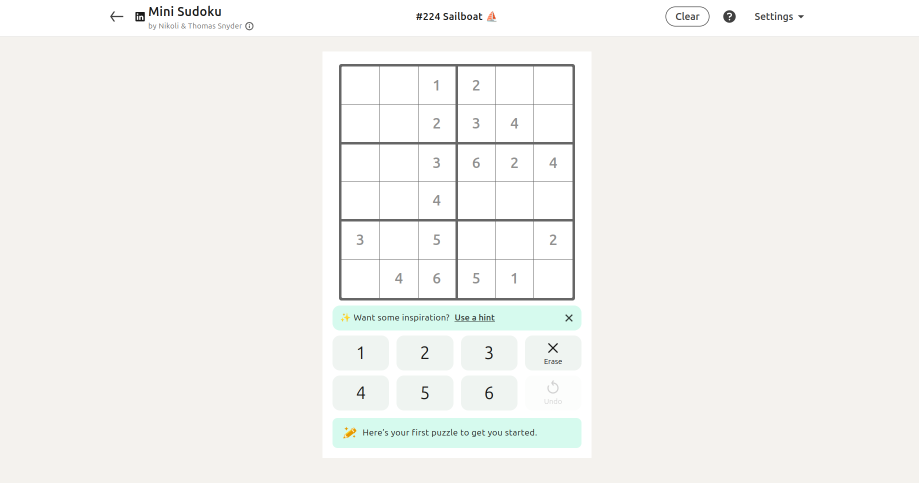
#> input picture games/sudoku_solver/examples/sample1.png, 1838 x 965 px (shown at 1/2 size); its folder holds only this picture in this run
$ python main.py examples/sample1.png
#> lines starting #> are read from the running program, lines starting #| are printed output that depends on the picture; after the words box and inside, x2 and y2 are one past the last pixel; in counts of white or black regions, pixels touching at a corner belong together
### games/sudoku_solver/src/image_parser.py
from __future__ import annotations

import os
import random
import tempfile
from functools import lru_cache
from pathlib import Path
from typing import TypedDict

import cv2
import numpy as np
from PIL import Image, ImageDraw, ImageFont

from core.commons import BoardBBox, crop_board, external_contour_bbox_candidates, morphological_line_projections
from core.vision import DistanceWeightedKnn, extract_line_groups, select_regular_line_subset
from core.ocr_fonts import font_fingerprint, ocr_font_paths


BOARD_SIZE = 6
GRID_LINE_COUNT = BOARD_SIZE + 1
OCR_INPUT_SIZE = 28
OCR_MIN_CONFIDENCE = 0.52
OCR_STRONG_CONFIDENCE = 0.78


class _DigitCandidate(TypedDict):
    value: int
    confidence: float


class _FixedCell(TypedDict):
    row: int
    col: int
    value: int
    confidence: float
    overlay_ratio: float
    candidates: list[_DigitCandidate]


class _OcrStats(TypedDict):
    fixed_count: int
    avg_confidence: float
    min_confidence: float
    uncertain_count: int
    overlay_cell_count: int


class _GridLinesPayload(TypedDict):
    rows: list[int]
    cols: list[int]


class _BoardBBoxPayload(TypedDict):
    x: int
    y: int
    width: int
    height: int


class _ParsedSudokuBoard(TypedDict):
    board: list[list[int]]
    fixed_cells: list[_FixedCell]
    ocr: _OcrStats
    board_bbox: _BoardBBoxPayload
    grid_lines: _GridLinesPayload


class _MiniSudokuOcr:
    def __init__(self) -> None:
        self._model = self._train_model()

    def predict(self, normalized_digit: np.ndarray) -> tuple[int, float, list[tuple[int, float]]]:
        feature = normalized_digit.reshape(1, -1).astype(np.float32)
        probabilities = self._model.predict_proba(feature)[0]
        classes = self._model.classes_

        ranked_indices = np.argsort(probabilities)[::-1]
        ranked = [(int(classes[index]), float(probabilities[index])) for index in ranked_indices]

        best_digit, best_confidence = ranked[0]
        return best_digit, best_confidence, ranked

    def _train_model(self) -> DistanceWeightedKnn:
        features, labels = self._load_or_build_training_dataset()
        return DistanceWeightedKnn(np.asarray(features), np.asarray(labels), n_neighbors=3)

    def _load_or_build_training_dataset(self) -> tuple[list[np.ndarray], list[int]]:
        cache_path = self._dataset_cache_path()
        if cache_path.exists():
            try:
                cached = np.load(cache_path)
                cached_features = cached["features"].astype(np.float32)
                cached_labels = cached["labels"].astype(np.int32)
                if cached_features.ndim == 2 and len(cached_features) == len(cached_labels) and len(cached_labels) > 0:
                    return [row for row in cached_features], [int(value) for value in cached_labels.tolist()]
            except (OSError, ValueError, KeyError, EOFError):
                cache_path.unlink(missing_ok=True)

        rng = random.Random(1337)
        np_rng = np.random.default_rng(1337)
        features: list[np.ndarray] = []
        labels: list[int] = []

        font_paths = self._candidate_font_paths()

        for digit in range(1, BOARD_SIZE + 1):
            for font_path in font_paths:
                for font_size in (24, 28, 32, 36):
                    try:
                        font = ImageFont.truetype(font_path, font_size)
                    except OSError:
                        continue

                    for _ in range(7):
                        rendered = self._render_digit_canvas(digit, font, rng, np_rng)
                        normalized = _normalize_digit_mask(rendered)
                        if normalized is None:
                            continue

                        features.append(normalized.reshape(-1).astype(np.float32))
                        labels.append(digit)
#> this loop made 6 passes
#> pass 1, in _render_digit_canvas, `image = np.array(canvas, dtype=np.uint8)`:
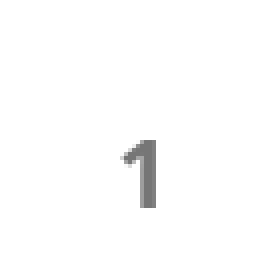
#> image: shape (64, 64) (shown 4 times larger); min 118, max 255, mean 252.5
#> pass 1, in _render_digit_canvas, `image = cv2.warpAffine(image, matrix, (64, 64), borderValue=(255.0, 25..`:
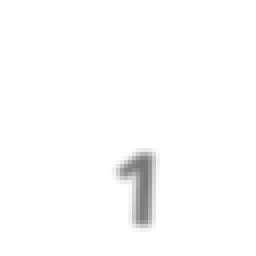
#> image: shape (64, 64) (shown 4 times larger); min 120, max 255, mean 252.2

        if not features:
            fallback_features, fallback_labels = self._build_fallback_dataset()
            features.extend(fallback_features)
            labels.extend(fallback_labels)

        try:
            cache_path.parent.mkdir(parents=True, exist_ok=True)
            np.savez_compressed(
                cache_path,
                features=np.asarray(features, dtype=np.float32),
                labels=np.asarray(labels, dtype=np.int32),
            )
        except OSError:
            pass

        return features, labels

    def _dataset_cache_path(self) -> Path:
        fingerprint = font_fingerprint(self._candidate_font_paths())
        return Path(tempfile.gettempdir()) / f"linkedin_puzzle_solvers_sudoku_ocr_v4_{fingerprint}.npz"

    def _candidate_font_paths(self) -> list[str]:
        patterns = [
            "/usr/share/fonts/truetype/msttcorefonts/*.ttf",
            "/usr/share/fonts/truetype/open-sans/*.ttf",
            "/usr/share/fonts/truetype/noto/NotoSans-*.ttf",
            "/usr/share/fonts/opentype/cantarell/*.otf",
            "/usr/share/fonts/truetype/paratype/PT*.ttf",
            "/usr/share/fonts/truetype/dejavu/DejaVuSans*.ttf",
        ]
        style_keywords = (
            "regular",
            "book",
            "roman",
            "medium",
            "caption",
            "verdana",
            "opensans",
            "noto",
            "cantarell",
            "dejavusans",
        )

        collected: list[str] = []
        for path in ocr_font_paths(patterns, ("NotoSans*.ttf", "DejaVuSans*.ttf")):
            filename = os.path.basename(path).lower()
            if any(keyword in filename for keyword in style_keywords):
                collected.append(path)

        unique_paths: list[str] = []
        seen: set[str] = set()
        for path in collected:
            if path in seen:
                continue
            seen.add(path)
            unique_paths.append(path)

        if unique_paths:
            return unique_paths[:16]

        return []

    def _render_digit_canvas(
        self,
        digit: int,
        font: ImageFont.ImageFont,
        rng: random.Random,
        np_rng: np.random.Generator,
    ) -> np.ndarray:
        canvas = Image.new("L", (64, 64), 255)
        draw = ImageDraw.Draw(canvas)

        text = str(digit)
        bbox = draw.textbbox((0, 0), text, font=font)
        text_width = bbox[2] - bbox[0]
        text_height = bbox[3] - bbox[1]

        x = (64 - text_width) // 2 + rng.randint(-5, 5)
        y = (64 - text_height) // 2 + rng.randint(-5, 5)
        fill = rng.randint(72, 150)

        draw.text((x, y), text, fill=fill, font=font)

        image = np.array(canvas, dtype=np.uint8)

        if rng.random() < 0.6:
            image = cv2.GaussianBlur(image, (3, 3), 0)

        if rng.random() < 0.35:
            noise = np_rng.normal(0, 6, image.shape).astype(np.int16)
            image = np.clip(image.astype(np.int16) + noise, 0, 255).astype(np.uint8)

        if rng.random() < 0.45:
            alpha = rng.uniform(0.9, 1.18)
            beta = rng.uniform(-22, 20)
            image = np.clip(image.astype(np.float32) * alpha + beta, 0, 255).astype(np.uint8)

        angle = rng.uniform(-8, 8)
        scale = rng.uniform(0.82, 1.2)
        matrix = cv2.getRotationMatrix2D((32, 32), angle, scale)
        matrix[:, 2] += [rng.uniform(-3, 3), rng.uniform(-3, 3)]
        image = cv2.warpAffine(image, matrix, (64, 64), borderValue=(255.0, 255.0, 255.0))

        return image

    # [18 lines left out: function _build_fallback_dataset, not called in this run]


@lru_cache(maxsize=1)
def _get_ocr_model() -> _MiniSudokuOcr:
    return _MiniSudokuOcr()


class MiniSudokuImageParser:
    def __init__(self) -> None:
        self._ocr = _get_ocr_model()

    def parse_image(self, image_path: str | Path) -> _ParsedSudokuBoard:
#> called with image_path = 'examples/sample1.png'
        path = Path(image_path)
        image = cv2.imread(str(path))
#> image is the input picture: shape (965, 1838, 3); mean B, G, R 239.8, 243, 243.2
        if image is None:
            raise ValueError(f"Could not load image: {path}")

        board_crop, bbox = self._extract_board_crop(image)
        row_lines, col_lines = self._detect_grid_lines(board_crop)
        board, fixed_cells, confidence_stats = self._parse_cells(board_crop, row_lines, col_lines)

        return {
            "board": board,
            "fixed_cells": fixed_cells,
            "ocr": confidence_stats,
            "board_bbox": bbox,
            "grid_lines": {
                "rows": row_lines,
                "cols": col_lines,
            },
        }

    def _extract_board_crop(self, image: np.ndarray) -> tuple[np.ndarray, dict[str, int]]:
        bbox = self._detect_board_bbox(image)
        if bbox is None:
            projection_bbox = self._detect_board_bbox_from_line_projections(image)
            if projection_bbox is not None:
                bbox = BoardBBox(*projection_bbox)

        if bbox is None:
            bbox = BoardBBox.full_image(image)

        trim = max(1, int(min(bbox.width, bbox.height) * 0.003))
        cropped = crop_board(image, bbox, inset_pixels=trim, min_width=120, min_height=120)
        if cropped is None:
            raise ValueError("Detected board area is too small.")

        crop, actual_bbox = cropped
        return crop, actual_bbox.to_payload()

    def _detect_board_bbox(self, image: np.ndarray) -> BoardBBox | None:
        gray = cv2.cvtColor(image, cv2.COLOR_BGR2GRAY)
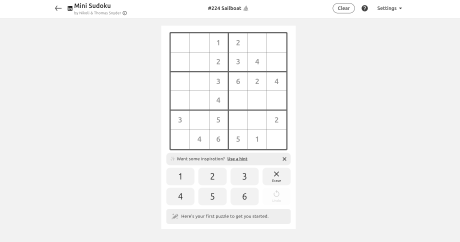
#> gray: shape (965, 1838) (shown at 1/4 size); min 25, max 255, mean 242.6
        blurred = cv2.GaussianBlur(gray, (5, 5), 0)

        masks: list[np.ndarray] = []

        adaptive = cv2.adaptiveThreshold(
            blurred,
            255,
            cv2.ADAPTIVE_THRESH_GAUSSIAN_C,
            cv2.THRESH_BINARY_INV,
            25,
            4,
        )
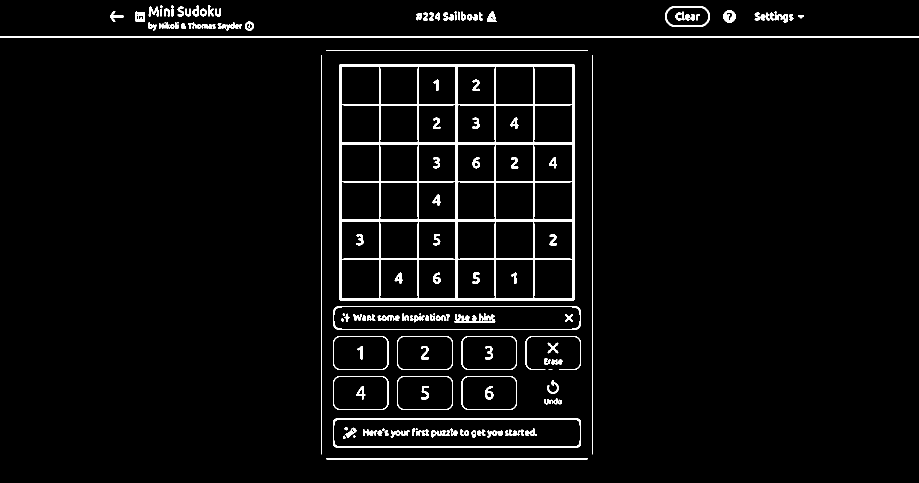
#> adaptive: shape (965, 1838) (shown at 1/2 size); 3.5% white; 169 white regions (13 under 20 px), largest, box (x1, y1, x2, y2) and area: (678, 128, 1150, 601) 25452, (0, 72, 1838, 75) 5514, (666, 837, 1162, 895) 2292
        adaptive = cv2.morphologyEx(adaptive, cv2.MORPH_CLOSE, np.ones((3, 3), np.uint8), iterations=2)
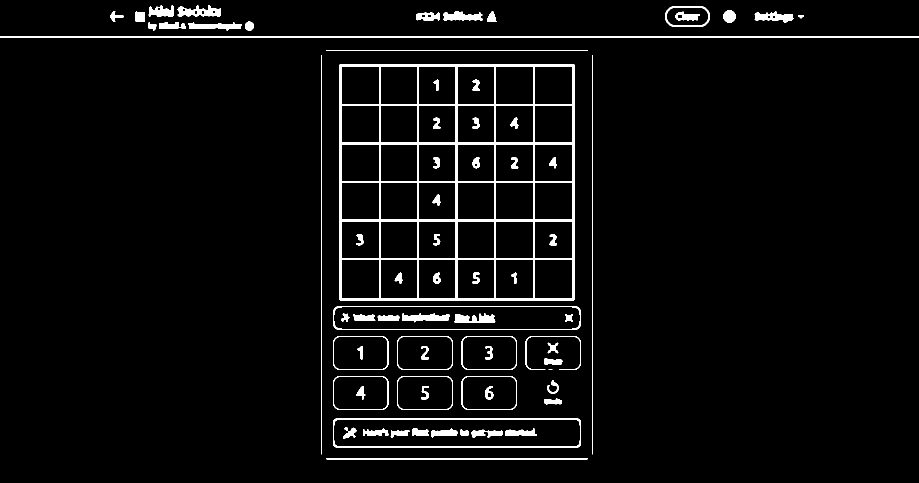
#> adaptive: shape (965, 1838) (shown at 1/2 size); 3.8% white; 74 white regions (1 under 20 px), largest, box (x1, y1, x2, y2) and area: (678, 128, 1150, 601) 25668, (0, 72, 1838, 75) 5514, (666, 837, 1162, 895) 2292
        masks.append(adaptive)

        edges = cv2.Canny(blurred, 35, 120)
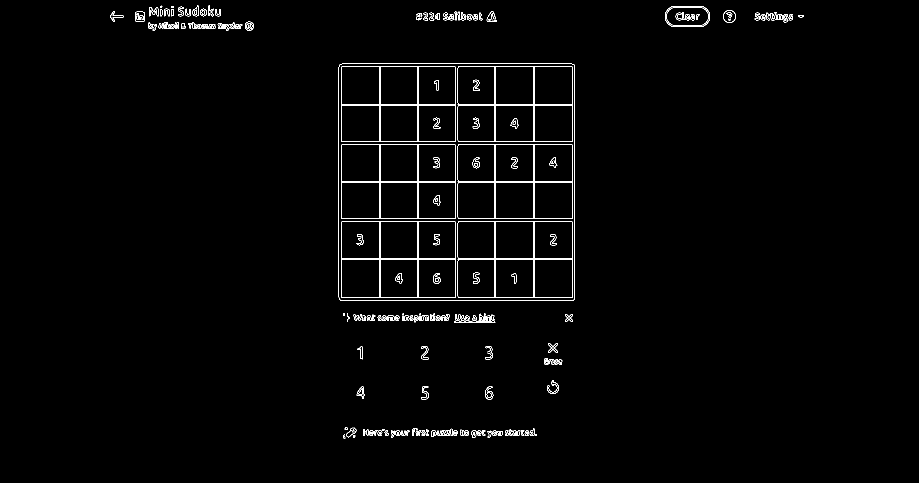
#> edges: shape (965, 1838) (shown at 1/2 size); 1.3% white in thin lines or dots, all inside (x1, y1, x2, y2) = (220, 11, 1608, 877)
        edges = cv2.morphologyEx(edges, cv2.MORPH_CLOSE, np.ones((3, 3), np.uint8), iterations=2)
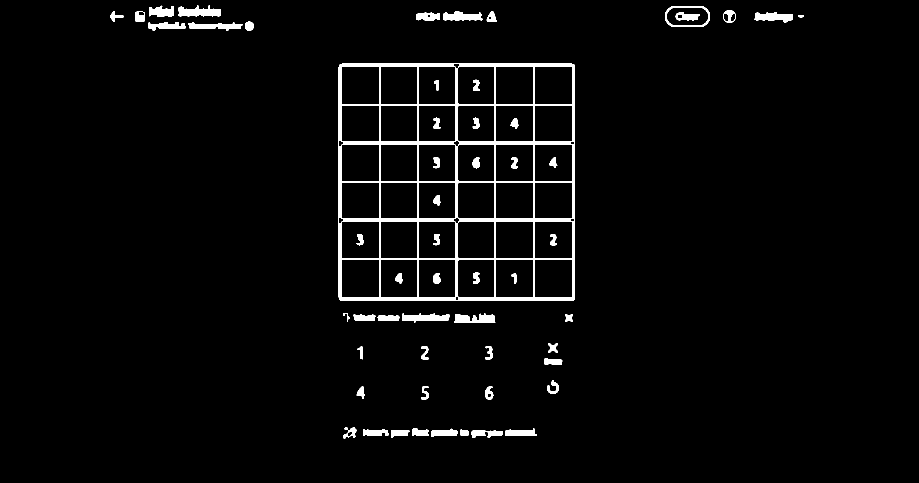
#> edges: shape (965, 1838) (shown at 1/2 size); 2.8% white; 57 white regions, largest, box (x1, y1, x2, y2) and area: (677, 127, 1150, 601) 28447, (356, 11, 442, 33) 1278, (804, 627, 899, 645) 1067
        edges = cv2.dilate(edges, np.ones((3, 3), np.uint8), iterations=1)
#> edges: shape (965, 1838); 4% white; 56 white regions, largest, box (x1, y1, x2, y2) and area: (676, 126, 1151, 602) 41051, (355, 10, 443, 34) 1558, (1329, 11, 1421, 55) 1364
        masks.append(edges)

        image_height, image_width = gray.shape
        best_score = float("-inf")
        best_bbox: BoardBBox | None = None

        for mask in masks:
            for candidate in external_contour_bbox_candidates(mask):
                bbox = candidate.bbox
                if candidate.area_ratio < 0.05:
                    continue
                if not (0.72 <= candidate.aspect_ratio <= 1.32):
                    continue
                if candidate.fill_ratio < 0.08:
                    continue
                touches_edge = (
                    bbox.x <= 1
                    or bbox.y <= 1
                    or bbox.x2 >= image_width - 1
                    or bbox.y2 >= image_height - 1
                )
                edge_touch_penalty = 0.97 if touches_edge else 1.0

                score = (
                    candidate.bbox_area * candidate.fill_ratio * edge_touch_penalty
                ) - (candidate.center_distance * 190)
                if score > best_score:
                    best_score = score
                    best_bbox = bbox
#> this loop made 2 passes
#> (the rest of the program and of its run is left out)
